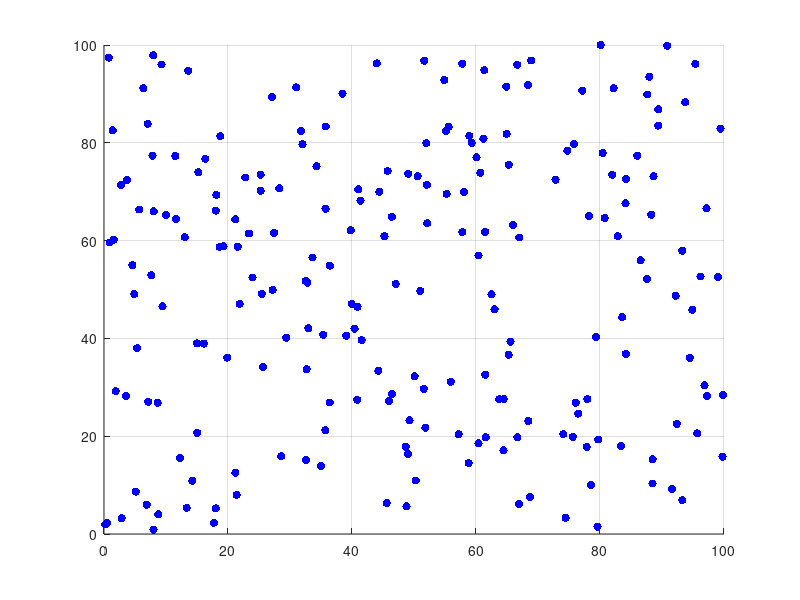

Write MATLAB code to recreate this figure.
clear all;
%%% Part1 %%%
Lambda = 234;  % Lambda:poisson(Lambda)
u = unifrnd(0,1);
pointNums = 0;
while u >= exp(-Lambda)%判定条件
    u = u * unifrnd(0,1);
    pointNums = pointNums+1;
end 
%获取点个数

%%% Part2 %%%
a = 0; b = 100;
c = 0; d = 100; %取[0,100]*[0,100]的布点区域；
Nall = pointNums;
A = zeros(pointNums, 1);
B = zeros(pointNums, 1);
while pointNums > 0         %scatter in the [0,100]*[0,100]
    pointNums = pointNums - 1;
    u1 = unifrnd(0,1);
    A(Nall-pointNums) = (b-a)*u1;
    u2 = unifrnd(0,1);
    B(Nall-pointNums) = (d-c)*u2;
    figure(1)
    %u3 = unifrnd(0,1);
    %plot3(A(Nall-M),B(Nall-M),C(Nall-M),'r^');
    %hold on;
    %plot(A(Nall-pointNums),B(Nall-pointNums),'b.')
end
scatter(A, B, 'b', 'filled');
grid on;